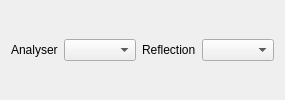
           <widget class="QWidget" name="page_2">
            <layout class="QHBoxLayout" name="horizontalLayout">
             <item>
              <layout class="QHBoxLayout" name="horizontalLayout_2">
               <property name="spacing">
                <number>6</number>
               </property>
               <property name="sizeConstraint">
                <enum>QLayout::SetDefaultConstraint</enum>
               </property>
               <item>
                <widget class="QLabel" name="lbAnalyser">
                 <property name="text">
                  <string>Analyser</string>
                 </property>
                </widget>
               </item>
               <item>
                <widget class="QComboBox" name="cbAnalyser">
                 <property name="toolTip">
                  <string>Select Analyser bank to use.</string>
                 </property>
                </widget>
               </item>
               <item>
                <widget class="QLabel" name="lbReflection">
                 <property name="text">
                  <string>Reflection</string>
                 </property>
                </widget>
               </item>
               <item>
                <widget class="QComboBox" name="cbReflection">
                 <property name="toolTip">
                  <string>Select Reflection used for experiment(s).</string>
                 </property>
                </widget>
               </item>
              </layout>
             </item>
            </layout>
           </widget>
